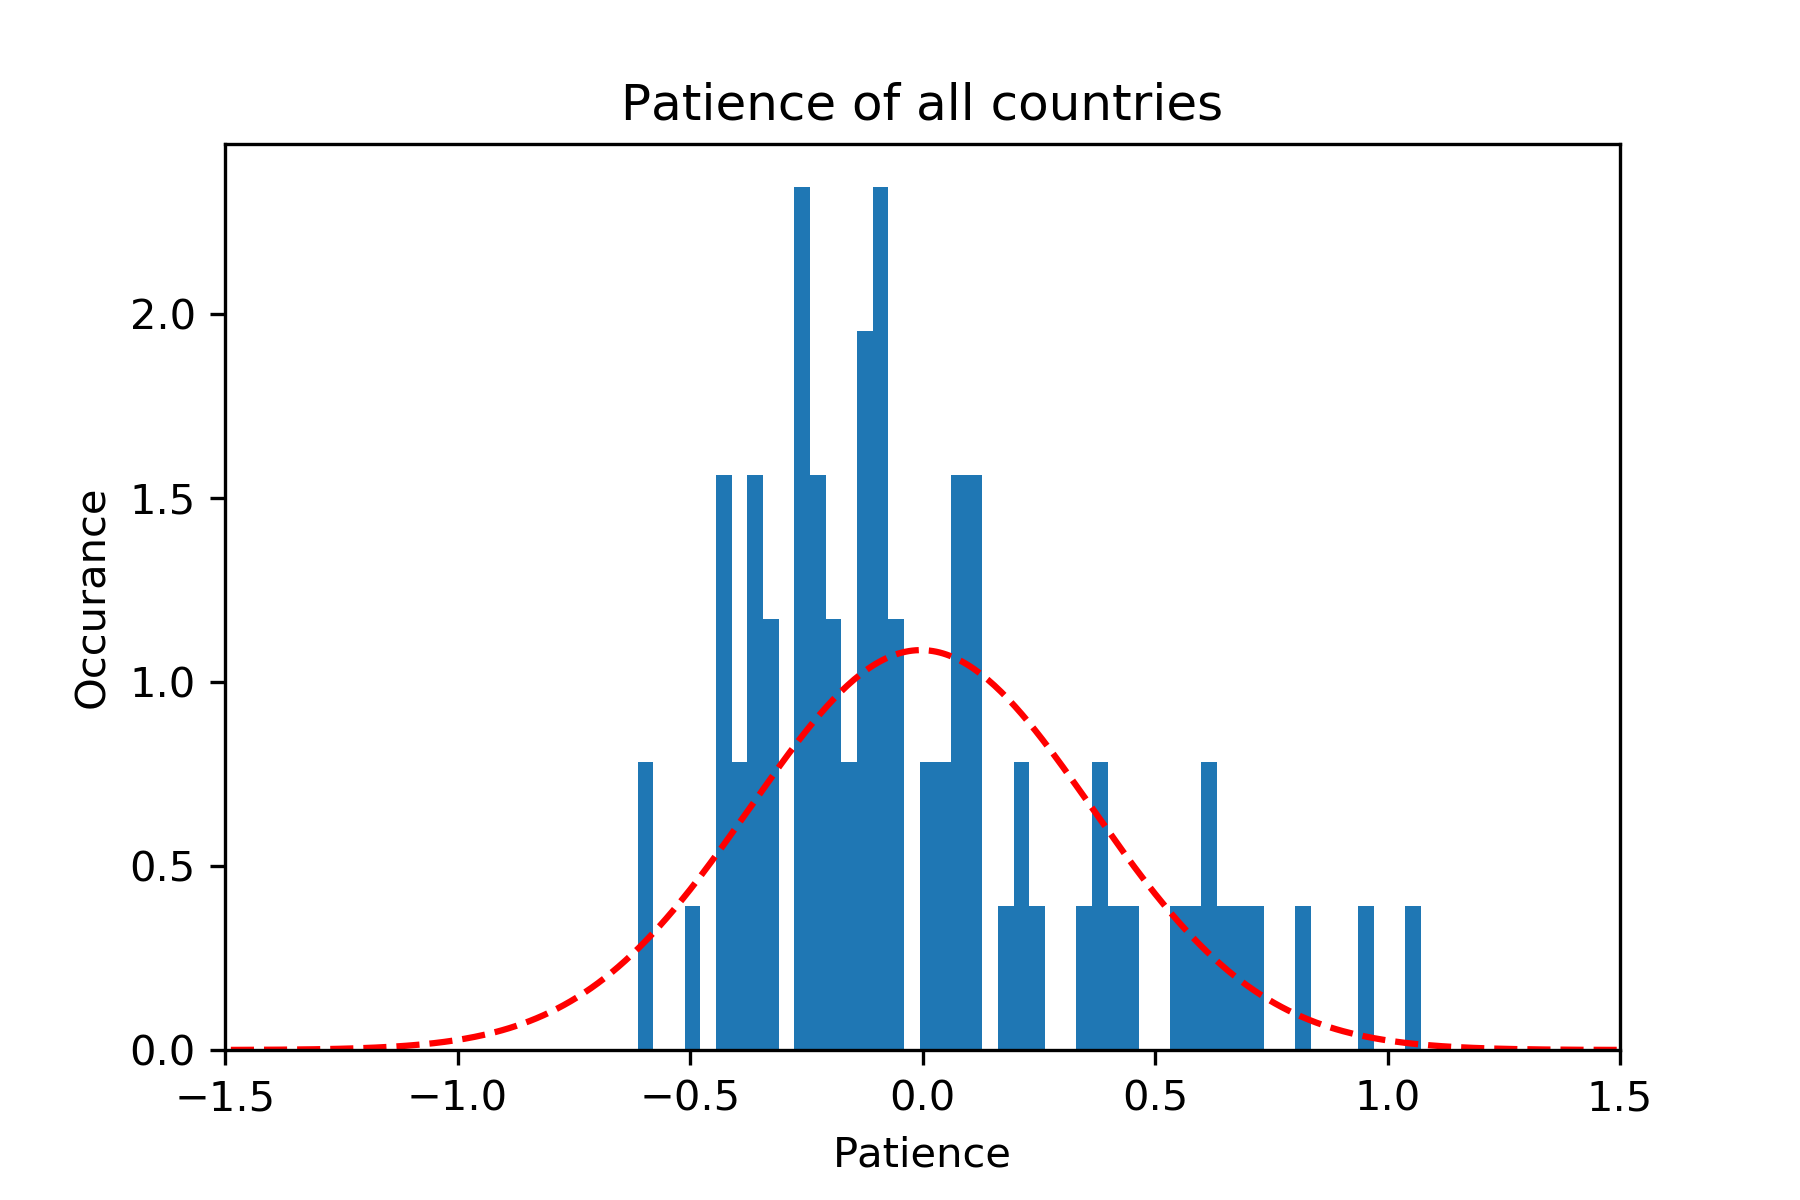

Here is the Python script that generated this plot:
# To add a new cell, type '# %%'
# To add a new markdown cell, type '# %% [markdown]'
# %%
import numpy as np
import matplotlib.pyplot as plt
from tqdm import tqdm
from statsmodels.stats.diagnostic import normal_ad

import pandas as pd
pd.options.display.max_columns =None
pd.options.display.max_rows =40
filename = 'D:\Code\Thacher\datasci2020\Projects\Ian\country_patience.csv'
df = pd.read_csv(filename)

# %%
#for plotting the histogram
def gauss(sig=1,x0=0):
    x = np.linspace(x0-10*sig,x0+10*sig,1000)
    y = 1.0/(np.sqrt(2*np.pi)*sig)*np.exp(-(x-x0)**2/(2*sig**2))
    return x,y


# %%
df

# %%
df.columns = ['Country', 'Code','Year','Patience']


# %%
# plotting data as histogram
x = df.Patience
hist = plt.hist(x,bins=45,normed=True,edgecolor='none')

# %%
# find mean and stdev
print(np.mean(x))
print(np.std(x))

# %%
# plotting another histogram with gaussian over it
hist = plt.hist(x,bins=50,normed=True,edgecolor='none')
x,y = gauss(x0=np.mean(x),sig=np.std(x))
plt.plot(x,y,'r--')
xlim = plt.xlim(-1.5,1.5)
plt.title('Patience of all countries')
plt.xlabel('Patience')
plt.ylabel('Occurance')
plt.savefig('Ian_ModernData.png',dpi=300)

# %%
# Anderson-Darling Test
ad2,pval = normal_ad(x,axis=0)
print(pval)
# this pval is tiny, which shows that this distribution is not normal
# I would assume this is true because each country has a different culture,
# so their value would not line up like a set of data from one source


'''
js comments
-----------
- What about the information about this "patience" statistic? How was this
  quantified? What does it mean? Comments should go directly into this 
  script

- Otherwise, the analysis looks great!

15/20


'''
